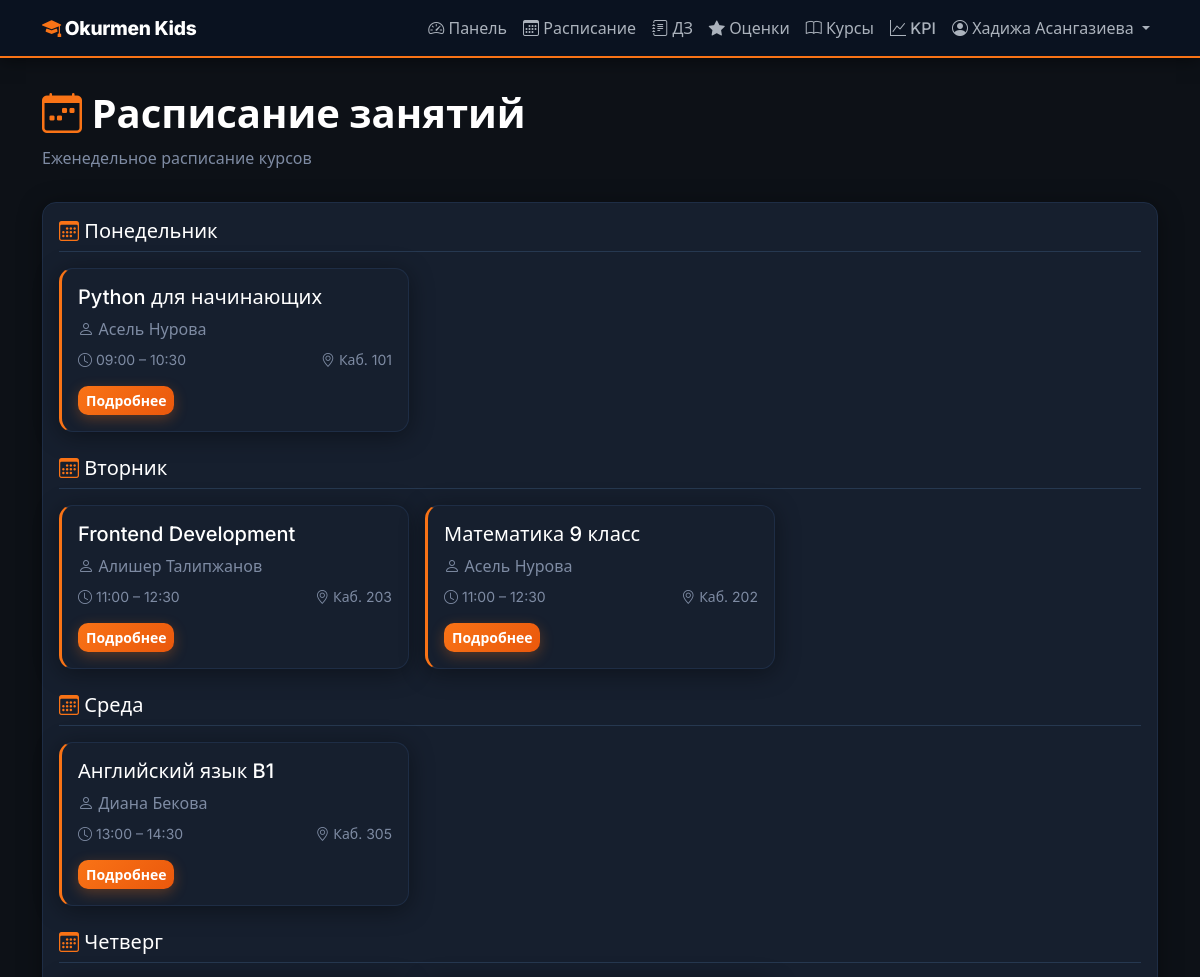
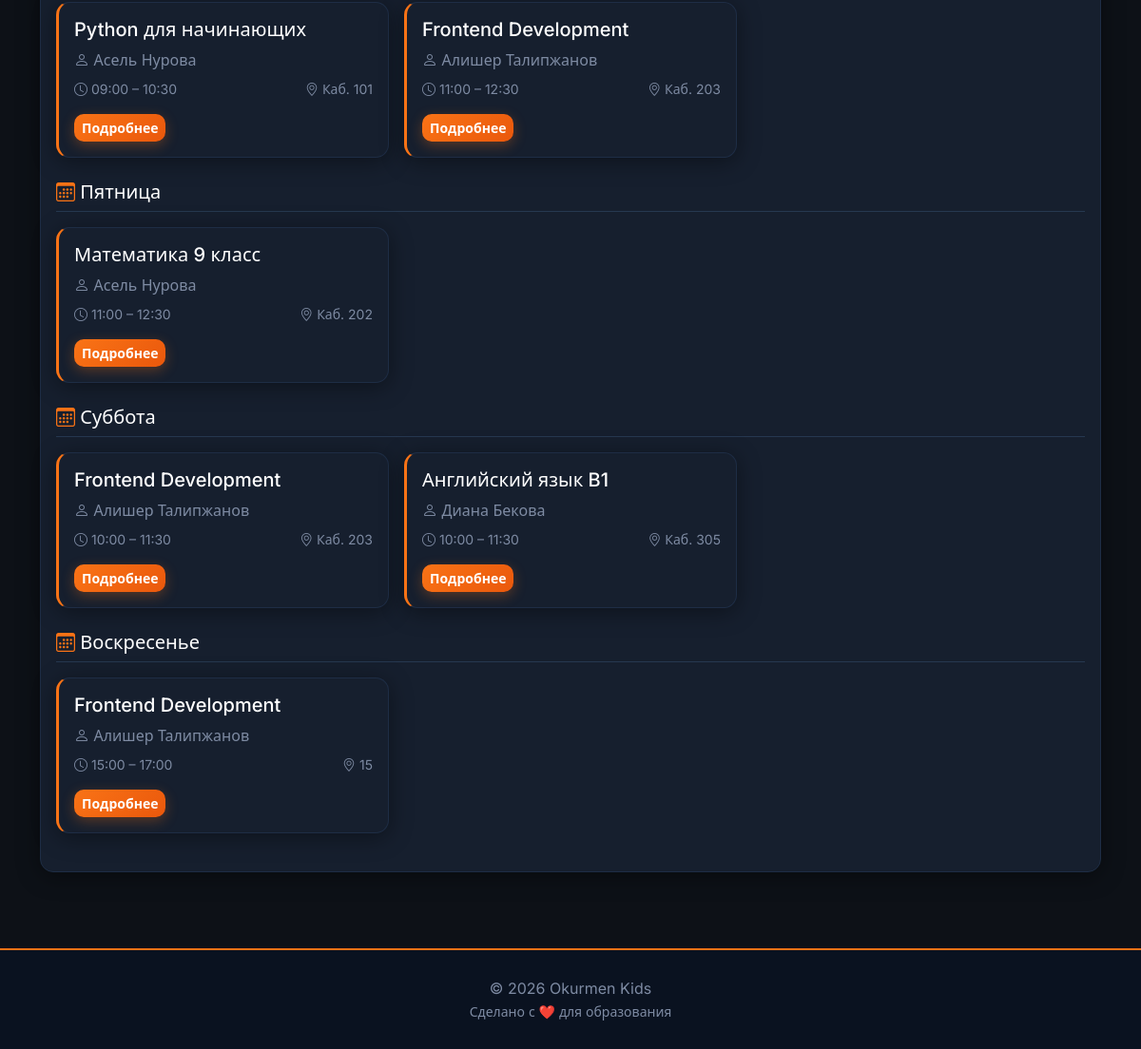
/schedule/ (signed in), run on the app's committed database (2 pictures, top to bottom).
### education/models/user.py (models this page shows, shortened)
class User(AbstractUser):
    ROLE_CHOICES = (
        ('admin', 'Администратор'),
        ('mentor', 'Ментор'),
        ('parent', 'Родитель'),
        ('student', 'Ученик'),
    )
    role = models.CharField(max_length=10, choices=ROLE_CHOICES, default='parent')
    phone = models.CharField(max_length=20, blank=True)
    avatar = models.ImageField(upload_to='avatars/', blank=True, null=True)
    date_of_birth = models.DateField(blank=True, null=True)
    address = models.TextField(blank=True)

### education/models/schedule.py (models this page shows, shortened)
class Schedule(models.Model):
    WEEKDAY_CHOICES = (
        (0, 'Понедельник'),
        (1, 'Вторник'),
        (2, 'Среда'),
        (3, 'Четверг'),
        (4, 'Пятница'),
        (5, 'Суббота'),
        (6, 'Воскресенье'),
    )
    course = models.ForeignKey(Course, on_delete=models.CASCADE, related_name='schedules')
    weekday = models.IntegerField(choices=WEEKDAY_CHOICES)
    start_time = models.TimeField()
    end_time = models.TimeField()
    room = models.CharField(max_length=50)
    class Meta:
        verbose_name = 'Расписание'
        verbose_name_plural = 'Расписание'
        ordering = ['weekday', 'start_time']

### education/models/course.py (models this page shows, shortened)
class Course(models.Model):
    name = models.CharField(max_length=200)
    description = models.TextField()
    icon = models.ImageField(upload_to='course_icons/', blank=True, null=True, verbose_name='Иконка курса')
    cover_image = models.ImageField(upload_to='course_covers/', blank=True, null=True, verbose_name='Обложка курса')
    mentor = models.ForeignKey(Mentor, on_delete=models.SET_NULL, null=True, related_name='courses')
    duration_weeks = models.IntegerField()
    max_students = models.IntegerField(default=15)
    start_date = models.DateField()
    end_date = models.DateField()
    is_active = models.BooleanField(default=True)
    created_at = models.DateTimeField(auto_now_add=True)
    class Meta:
        verbose_name = 'Курс'
        verbose_name_plural = 'Курсы'
        ordering = ['-start_date']

### education/models/mentor.py (models this page shows, shortened)
class Mentor(models.Model):
    user = models.OneToOneField(User, on_delete=models.CASCADE, related_name='mentor_profile')
    photo = models.ImageField(upload_to='mentors/', blank=True, null=True, verbose_name='Фото ментора')
    specialization = models.CharField(max_length=200)
    bio = models.TextField(blank=True)
    experience_years = models.IntegerField(default=0)
    education = models.TextField(blank=True)
    hire_date = models.DateField(default=timezone.now)
    class Meta:
        verbose_name = 'Ментор'
        verbose_name_plural = 'Менторы'

### education/views.py (the view, shortened to what this page needs)
# urls.py: path('schedule/', views.schedule_view, name='schedule'),
@login_required
def schedule_view(request):
    user = request.user
    if user.role == 'parent':
        children = Student.objects.filter(parent=user, is_active=True)
        courses = Course.objects.filter(
            enrollments__student__in=children, is_active=True
        ).distinct()
    else:
        courses = Course.objects.filter(is_active=True)
    schedules = Schedule.objects.filter(course__in=courses).select_related('course')
    schedule_by_day = {}
    for schedule in schedules:
        day = schedule.get_weekday_display()
        if day not in schedule_by_day:
            schedule_by_day[day] = []
        schedule_by_day[day].append(schedule)
    return render(request, 'schedule.html', {'schedule_by_day': schedule_by_day})

### education/context_processors.py (called while the page is built, shortened)
def notifications(request):
    if not request.user.is_authenticated:
        return {}
    if request.user.role not in ('admin', 'mentor'):
        return {}

### education/templates/schedule.html (shortened to what this page needs)
{% extends 'base.html' %}
{% block content %}
<div class="row mb-3">
    <div class="col-12">
        <h1 class="fw-bold" style="color:var(--ok-white);">
            <i class="bi bi-calendar-week" style="color:var(--ok-accent);"></i> Расписание занятий
        </h1>
        <p class="ok-muted">Еженедельное расписание курсов</p>
    </div>
</div>
<div class="card">
    <div class="card-body">
        {% if schedule_by_day %}
            {% for day, schedules in schedule_by_day.items %}
            <div class="mb-4">
                <h5 class="mb-3 pb-2" style="color:var(--ok-white);border-bottom:1px solid var(--ok-border-2);">
                    <i class="bi bi-calendar3" style="color:var(--ok-accent);"></i> {{ day }}
                </h5>
                <div class="row g-3">
                    {% for schedule in schedules %}
                    <div class="col-md-6 col-lg-4">
                        <div class="card h-100" style="border-left:3px solid var(--ok-accent);">
                            <div class="card-body">
                                <h5 class="card-title" style="color:var(--ok-white);">{{ schedule.course.name }}</h5>
                                <p class="ok-muted mb-2">
                                    <i class="bi bi-person"></i> {{ schedule.course.mentor.user.get_full_name }}
                                </p>
                                <div class="d-flex justify-content-between align-items-center">
                                    <small class="ok-muted">
                                        <i class="bi bi-clock"></i>
                                        {{ schedule.start_time|time:"H:i" }} – {{ schedule.end_time|time:"H:i" }}
                                    </small>
                                    <small class="ok-muted">
                                        <i class="bi bi-geo-alt"></i> {{ schedule.room }}
                                    </small>
                                </div>
                                <div class="mt-3">
                                    <a href="{% url 'course_detail' schedule.course.id %}" class="btn btn-sm btn-primary">
                                        Подробнее
                                    </a>
                                </div>
                            </div>
                        </div>
                    </div>
                    {% endfor %}
                </div>
            </div>
            {% endfor %}
        {% else %}
            <div class="text-center py-5">
                <i class="bi bi-calendar-x" style="font-size:4rem;color:var(--ok-muted);"></i>
                <h5 class="mt-3" style="color:var(--ok-white);">Расписание пусто</h5>
                <p class="ok-muted">На данный момент нет запланированных занятий</p>
            </div>
        {% endif %}
    </div>
</div>
{% endblock %}

### education/templates/base.html (shortened to what this page needs)
<!DOCTYPE html>
{% load static %}
<html lang="ru">
<head>
    <link href="https://cdn.jsdelivr.net/npm/bootstrap@5.3.0/dist/css/bootstrap.min.css" rel="stylesheet">
    <link rel="stylesheet" href="https://cdn.jsdelivr.net/npm/bootstrap-icons@1.10.0/font/bootstrap-icons.css">
    <link rel="stylesheet" href="{% static 'css/theme.css' %}">
</head>
<body>
<nav class="navbar navbar-expand-lg sticky-top">
    <div class="container">
        <a class="navbar-brand" href="{% url 'home' %}">
            <i class="bi bi-mortarboard-fill"></i> Okurmen Kids
        </a>
        <div class="collapse navbar-collapse" id="navbarNav">
            <ul class="navbar-nav ms-auto">
                {% if user.is_authenticated %}
                    <li class="nav-item">
                        <a class="nav-link" href="{% url 'dashboard' %}">
                            <i class="bi bi-speedometer2"></i> Панель
                        </a>
                    </li>
                    <li class="nav-item">
                        <a class="nav-link" href="{% url 'schedule' %}">
                            <i class="bi bi-calendar3"></i> Расписание
                        </a>
                    </li>
                    <li class="nav-item">
                        <a class="nav-link" href="{% url 'homework_list' %}">
                            <i class="bi bi-journal-text"></i> ДЗ
                        </a>
                    </li>
                    <li class="nav-item">
                        <a class="nav-link" href="{% url 'grades' %}">
                            <i class="bi bi-star-fill"></i> Оценки
                        </a>
                    </li>
                    <li class="nav-item">
                        <a class="nav-link" href="{% url 'course_list' %}">
                            <i class="bi bi-book"></i> Курсы
                        </a>
                    </li>
                    {% if user.role == 'student' or user.role == 'parent' %}
                    <li class="nav-item">
                        <a class="nav-link" href="{% url 'student_kpi' %}">
                            <i class="bi bi-graph-up"></i> KPI
                        </a>
                    </li>
                    {% elif user.role == 'mentor' %}
                    <li class="nav-item">
                        <a class="nav-link" href="{% url 'mentor_kpi' %}">
                            <i class="bi bi-graph-up-arrow"></i> KPI
                        </a>
                    </li>
                    {% elif user.role == 'admin' %}
                    <li class="nav-item">
                        <a class="nav-link" href="{% url 'admin_kpi' %}">
                            <i class="bi bi-speedometer2"></i> KPI
                        </a>
                    </li>
                    {% endif %}
                    <li class="nav-item dropdown">
                        <a class="nav-link dropdown-toggle" href="#" data-bs-toggle="dropdown">
                            <i class="bi bi-person-circle"></i> {{ user.get_full_name }}
                        </a>
                    </li>
                {% endif %}
            </ul>
        </div>
    </div>
</nav>
<main class="main-content">
    <div class="container">
        {% block content %}{% endblock %}
    </div>
</main>
<footer class="footer text-center">
    <div class="container">
        <p class="mb-0">&copy; 2026 Okurmen Kids</p>
        <small>Сделано с ❤️ для образования</small>
    </div>
</footer>
</body>
</html>

### static/css/theme.css (style rules this page uses)
:root { --ok-bg: #0d1117; --ok-surface: #161f2e; --ok-surface-2: #1e2d45; --ok-nav: #0a1220; --ok-primary: #0d2461; --ok-accent: #f97316; --ok-accent-dark: #ea580c; --ok-accent-soft: rgba(249,115,22,.12); --ok-text: #e2e8f0; --ok-muted: #7e8ba3; --ok-white: #ffffff; --ok-border: #1e2d45; --ok-border-2:#263850; --ok-success: #22c55e; --ok-warning: #f59e0b; --ok-danger: #ef4444; --ok-info: #38bdf8; --ok-radius: 14px; --ok-radius-sm: 10px; --ok-shadow: 0 4px 24px rgba(0,0,0,.40); --ok-shadow-lg: 0 12px 48px rgba(0,0,0,.55); }
*, *::before, *::after { box-sizing: border-box; }
body { font-family: 'Inter', ui-sans-serif, system-ui, -apple-system, Segoe UI, Roboto, Helvetica, Arial, "Apple Color Emoji", "Segoe UI Emoji"; color: var(--ok-text); background: var(--ok-bg); -webkit-font-smoothing: antialiased; -moz-osx-font-smoothing: grayscale; }
.container, .container-fluid { padding-left: 12px; padding-right: 12px; }
a { color: var(--ok-accent); }
.navbar { background: var(--ok-nav) !important; box-shadow: 0 2px 16px rgba(0,0,0,.5); border-bottom: 2px solid var(--ok-accent); }
.navbar .navbar-brand { font-weight: 800; font-size: 1.2rem; color: var(--ok-white) !important; letter-spacing: -.3px; }
.navbar .navbar-brand i { color: var(--ok-accent); }
.navbar .nav-link { color: rgba(226,232,240,.75) !important; font-weight: 500; transition: color .2s; }
.card { background: var(--ok-surface); border: 1px solid var(--ok-border); border-radius: var(--ok-radius); box-shadow: var(--ok-shadow); color: var(--ok-text); transition: box-shadow .25s ease, transform .25s ease; }
.card-body { color: var(--ok-text); }
.card-title { color: var(--ok-white); }
.btn { border-radius: var(--ok-radius-sm); font-weight: 600; transition: all .2s; }
.btn-primary { background: linear-gradient(135deg, var(--ok-accent) 0%, var(--ok-accent-dark) 100%); border: none; color: var(--ok-white); box-shadow: 0 4px 14px rgba(249,115,22,.30); }
.footer { background: var(--ok-nav); color: var(--ok-muted); padding: 1.75rem 0; margin-top: 3rem; border-top: 2px solid var(--ok-accent); }
.main-content { padding: 2rem 0; min-height: calc(100vh - 180px); }
.ok-muted { color: var(--ok-muted) !important; }

### data on the page
User: get_full_name "Хадижа Асангазиева"
Schedule: day "Понедельник", course.name "Python для начинающих", course.mentor.user.get_full_name "Асель Нурова", start_time "09:00", end_time "10:30", room "Каб. 101"
Schedule: day "Вторник", course.name "Frontend Development", course.mentor.user.get_full_name "Алишер Талипжанов", start_time "11:00", end_time "12:30", room "Каб. 203"
Schedule: course.name "Математика 9 класс", course.mentor.user.get_full_name "Асель Нурова", start_time "11:00", end_time "12:30", room "Каб. 202"
Schedule: day "Среда", course.name "Английский язык B1", course.mentor.user.get_full_name "Диана Бекова", start_time "13:00", end_time "14:30", room "Каб. 305"
Schedule: day "Четверг", course.name "Python для начинающих", course.mentor.user.get_full_name "Асель Нурова", start_time "09:00", end_time "10:30", room "Каб. 101"
Schedule: course.name "Frontend Development", course.mentor.user.get_full_name "Алишер Талипжанов", start_time "11:00", end_time "12:30", room "Каб. 203"
Schedule: day "Пятница", course.name "Математика 9 класс", course.mentor.user.get_full_name "Асель Нурова", start_time "11:00", end_time "12:30", room "Каб. 202"
Schedule: day "Суббота", course.name "Frontend Development", course.mentor.user.get_full_name "Алишер Талипжанов", start_time "10:00", end_time "11:30", room "Каб. 203"
Schedule: course.name "Английский язык B1", course.mentor.user.get_full_name "Диана Бекова", start_time "10:00", end_time "11:30", room "Каб. 305"
Schedule: day "Воскресенье", course.name "Frontend Development", course.mentor.user.get_full_name "Алишер Талипжанов", start_time "15:00", end_time "17:00", room "15"
